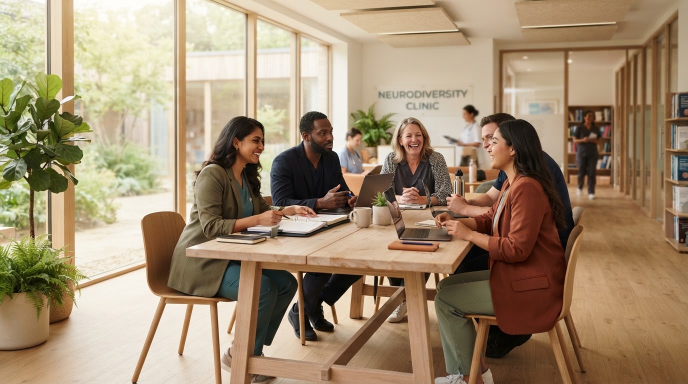
#> input picture assets/clinic-bg.jpg, 1376 x 768 px (shown at 1/2 size)
$ python build-newsletter-cover.py
#> lines starting #> are read from the running program, lines starting #| are printed output that depends on the picture
#!/usr/bin/env python3
"""Generate the newsletter cover image, assets/brand/newsletter-cover.png.

    python3 scripts/build-newsletter-cover.py

Why this exists rather than reusing assets/brand/og.png: beehiiv treats a post cover very
differently from a link preview. It lays a scrim over the image, centre-crops it from
1200x630 to whatever the surface needs (the feed card is about 1.25:1), and writes its own
date, title and author over the lower left. og.png is a good social card and survives none
of that — the crop cuts "AD" off "ADHD", and its headline ends up fighting beehiiv's title
for the same space.

The scrim is the part worth knowing, because it is stronger than it looks. Measured off a
rendered card: brand amber #f1bc31 comes back as #443817, which is a 65% black blend. That
is a hard ceiling on the whole image — nothing in a cover can render brighter than about
35% of its own value, so cream #FAFAF7 arrives as mid-grey #575757 and amber as a dull
bronze. A logo on a flat ground therefore cannot be made to look crisp here by picking
better colours; it will always read as washed out. beehiiv's own title is drawn on top of
the scrim, so it stays pure white and is the only bright thing on the card.

A 65% scrim is the standard treatment for photography, so that is what this uses: the
clinic photograph already on the site, warm and on-brand, graded slightly towards the
palette's amber. The lower left is kept quiet for the overlay, and there is no text in the
image at all, because beehiiv supplies the only words the card needs.
"""
import pathlib

from PIL import Image, ImageEnhance

ROOT = pathlib.Path(__file__).resolve().parent.parent
SOURCE = ROOT / 'assets' / 'clinic-bg.jpg'
OUT = ROOT / 'assets' / 'brand' / 'newsletter-cover.jpg'  # a photograph; JPEG, not PNG

W, H = 1200, 630
# Framing: hold the group and the window light, and leave the lower left — where beehiiv
# writes the date, title and author — on the quiet floor and planter rather than on a face.
FOCUS_X = 0.54
WARMTH = 1.06      # a nudge towards the palette's amber; the photo is already warm
CONTRAST = 1.04    # the scrim flattens, so give it a little back first


def build():
    src = Image.open(SOURCE).convert('RGB')
#> src is the input picture: PIL image 1376x768 RGB; mean R, G, B 160.8, 139.5, 112.4
    sw, sh = src.size
#> sw = 1376; sh = 768

    scale = max(W / sw, H / sh)
#> scale = 0.872
    rw, rh = round(sw * scale), round(sh * scale)
#> rw = 1200; rh = 670
    img = src.resize((rw, rh), Image.LANCZOS)
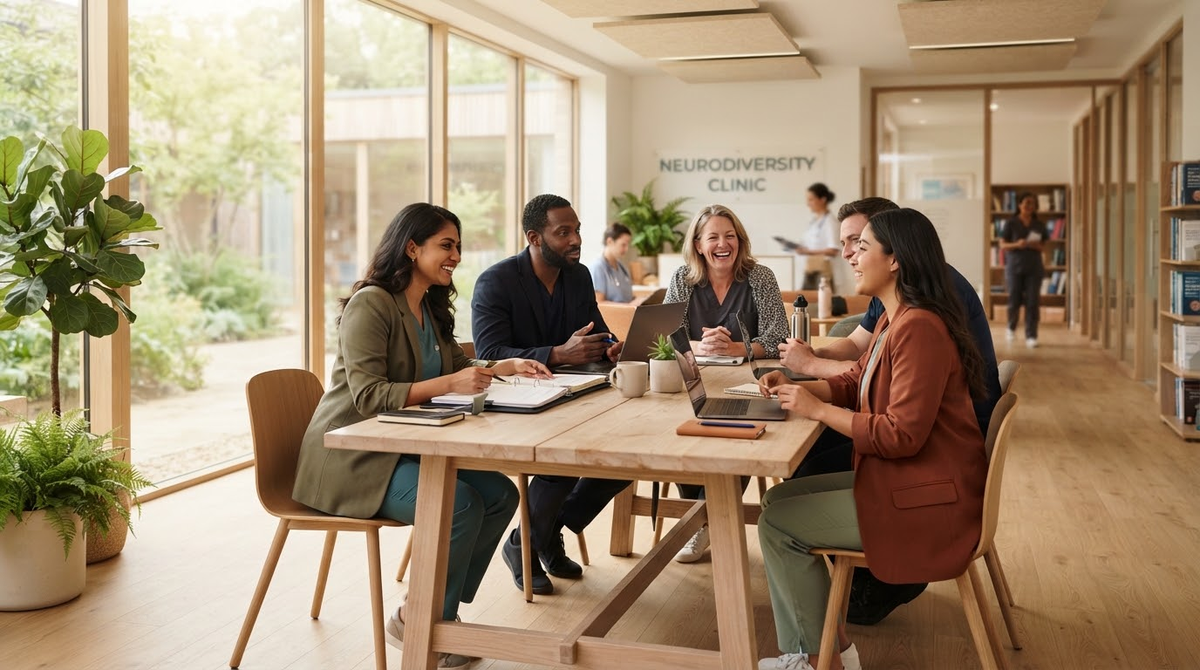
#> img: PIL image 1200x670 RGB; mean R, G, B 160.8, 139.5, 112.4

    left = min(max(0, round(rw * FOCUS_X - W / 2)), rw - W)
#> left = 0
    top = min(max(0, round((rh - H) * 0.5)), rh - H)
#> top = 20
    img = img.crop((left, top, left + W, top + H))
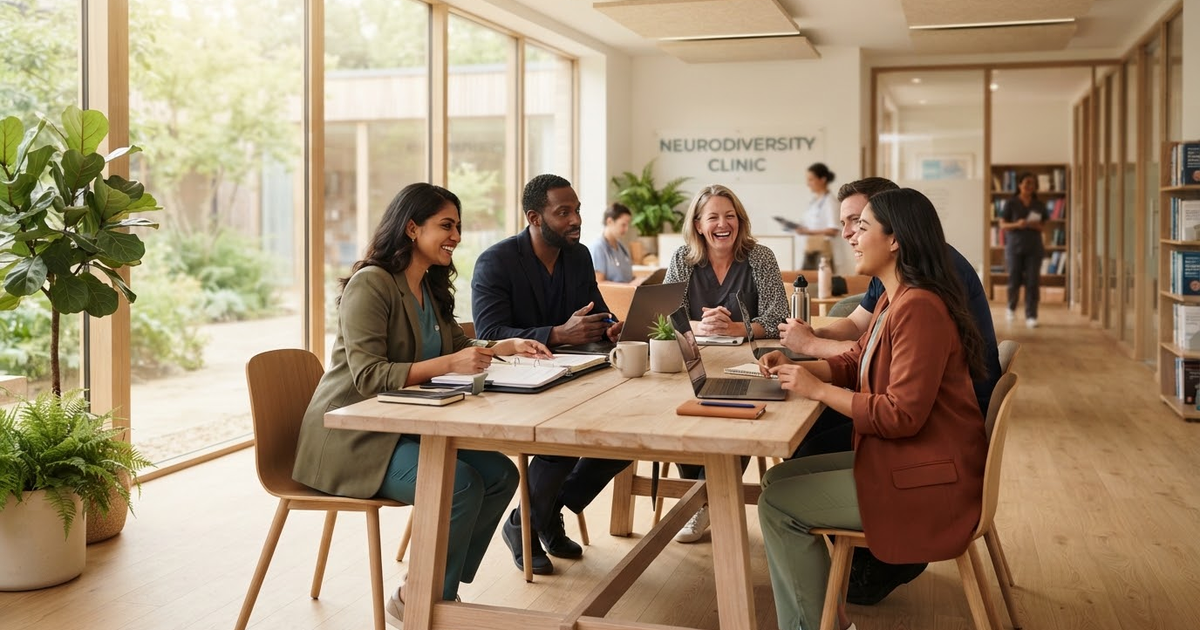
#> img: PIL image 1200x630 RGB; mean R, G, B 159.3, 138.2, 111.1

    img = ImageEnhance.Color(img).enhance(WARMTH)
    img = ImageEnhance.Contrast(img).enhance(CONTRAST)

    img.save(OUT, 'JPEG', quality=86, optimize=True, progressive=True)
    print(f'wrote {OUT.relative_to(ROOT)}  {W}x{H}  {OUT.stat().st_size // 1024} KB'
          f'   (from {SOURCE.name} {sw}x{sh})')
#| wrote assets/brand/newsletter-cover.jpg  1200x630  144 KB   (from clinic-bg.jpg 1376x768)


if __name__ == '__main__':
    build()

$ run again, with assets/campus-768.jpg copied over assets/clinic-bg.jpg
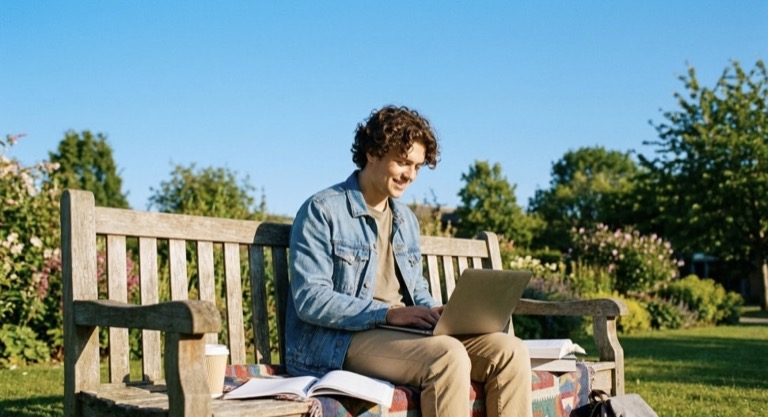
#> input picture assets/campus-768.jpg, 768 x 417 px
#> in build, src is the input picture: PIL image 768x417 RGB; mean R, G, B 117.4, 140.4, 140.1
#> in build, `img = img.crop((left, top, left + W, top + H))`:
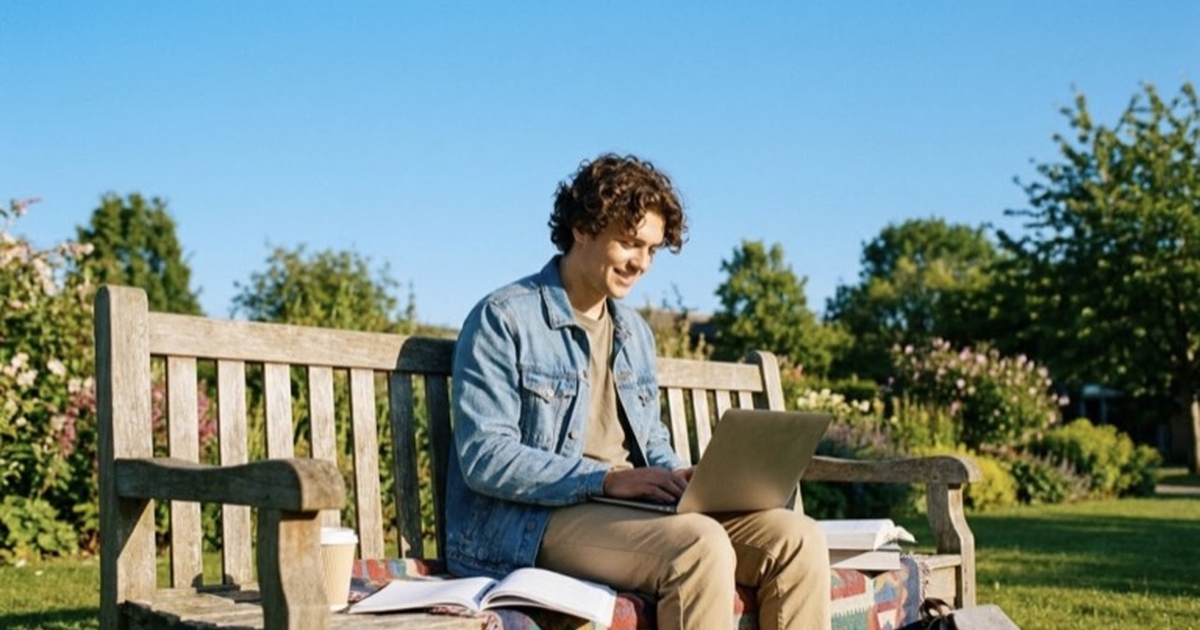
#> img: PIL image 1200x630 RGB; mean R, G, B 117.6, 140.2, 139.4
#| wrote assets/brand/newsletter-cover.jpg  1200x630  144 KB   (from clinic-bg.jpg 768x417)

$ run again, with assets/claire-brennan.jpg copied over assets/clinic-bg.jpg
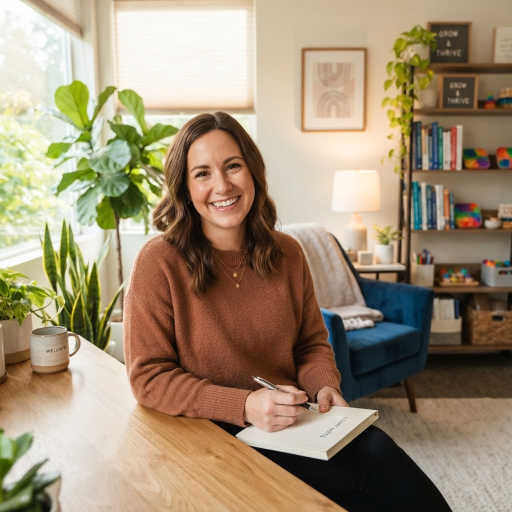
#> input picture assets/claire-brennan.jpg, 1024 x 1024 px (shown at 1/2 size)
#> in build, src is the input picture: PIL image 1024x1024 RGB; mean R, G, B 159.6, 142.1, 116.8
#> in build, `img = img.crop((left, top, left + W, top + H))`:
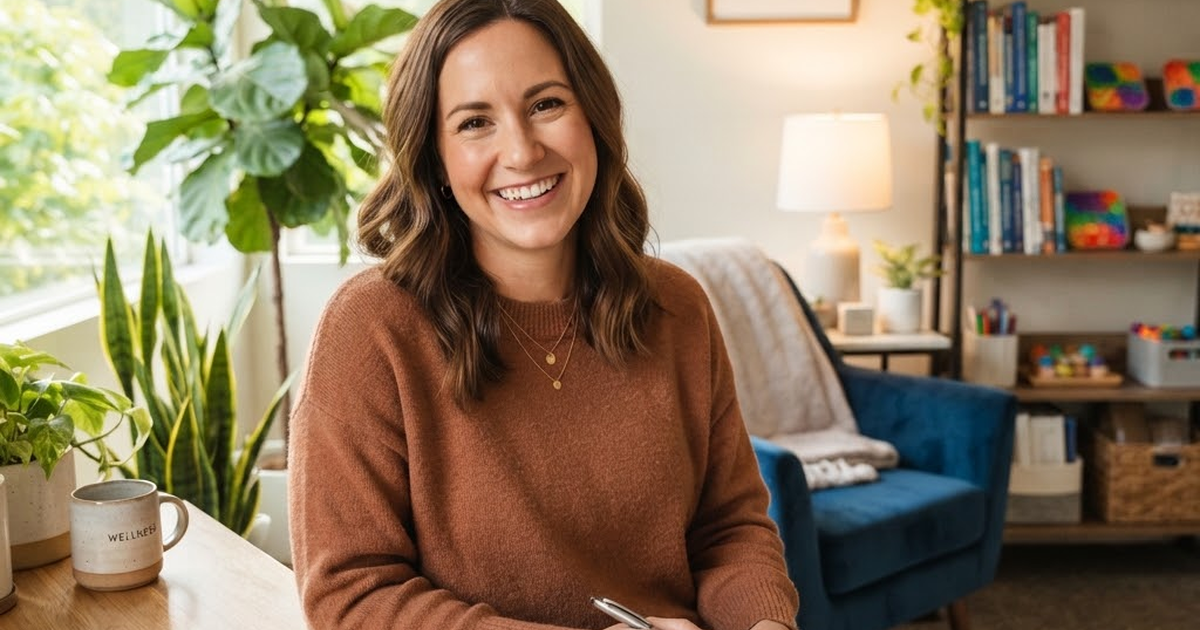
#> img: PIL image 1200x630 RGB; mean R, G, B 140.7, 122.6, 96.9
#| wrote assets/brand/newsletter-cover.jpg  1200x630  144 KB   (from clinic-bg.jpg 1024x1024)
